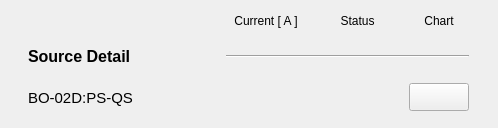
     <widget class="QWidget" name="scrollAreaWidgetContents_13">
      <property name="geometry">
       <rect>
        <x>0</x>
        <y>0</y>
        <width>498</width>
        <height>128</height>
       </rect>
      </property>
      <widget class="QWidget" name="layoutWidget_3">
       <property name="geometry">
        <rect>
         <x>8</x>
         <y>9</y>
         <width>481</width>
         <height>108</height>
        </rect>
       </property>
       <layout class="QGridLayout" name="gridLayout_4">
        <item row="0" column="1">
         <widget class="PyDMLabel" name="PyDMLabel_41">
          <property name="minimumSize">
           <size>
            <width>0</width>
            <height>24</height>
           </size>
          </property>
          <property name="maximumSize">
           <size>
            <width>16777215</width>
            <height>24</height>
           </size>
          </property>
          <property name="toolTip">
           <string/>
          </property>
          <property name="text">
           <string>Current [ A ]</string>
          </property>
          <property name="alignment">
           <set>Qt::AlignCenter</set>
          </property>
         </widget>
        </item>
        <item row="0" column="2">
         <widget class="PyDMLabel" name="PyDMLabel_38">
          <property name="toolTip">
           <string/>
          </property>
          <property name="text">
           <string>Status</string>
          </property>
          <property name="alignment">
           <set>Qt::AlignCenter</set>
          </property>
         </widget>
        </item>
        <item row="0" column="3">
         <widget class="PyDMLabel" name="PyDMLabel_96">
          <property name="toolTip">
           <string/>
          </property>
          <property name="text">
           <string>Chart</string>
          </property>
          <property name="alignment">
           <set>Qt::AlignCenter</set>
          </property>
         </widget>
        </item>
        <item row="1" column="0">
         <widget class="PyDMLabel" name="PyDMLabel_97">
          <property name="minimumSize">
           <size>
            <width>172</width>
            <height>35</height>
           </size>
          </property>
          <property name="maximumSize">
           <size>
            <width>160</width>
            <height>16777215</height>
           </size>
          </property>
          <property name="font">
           <font>
            <pointsize>12</pointsize>
            <weight>75</weight>
            <bold>true</bold>
           </font>
          </property>
          <property name="toolTip">
           <string/>
          </property>
          <property name="text">
           <string>Source Detail</string>
          </property>
         </widget>
        </item>
        <item row="1" column="1" colspan="3">
         <widget class="Line" name="line_8">
          <property name="sizeIncrement">
           <size>
            <width>0</width>
            <height>0</height>
           </size>
          </property>
          <property name="baseSize">
           <size>
            <width>0</width>
            <height>0</height>
           </size>
          </property>
          <property name="autoFillBackground">
           <bool>false</bool>
          </property>
          <property name="frameShadow">
           <enum>QFrame::Sunken</enum>
          </property>
          <property name="lineWidth">
           <number>1</number>
          </property>
          <property name="midLineWidth">
           <number>0</number>
          </property>
          <property name="orientation">
           <enum>Qt::Horizontal</enum>
          </property>
         </widget>
        </item>
        <item row="2" column="0">
         <widget class="PyDMLabel" name="PyDMLabel_98">
          <property name="minimumSize">
           <size>
            <width>172</width>
            <height>35</height>
           </size>
          </property>
          <property name="maximumSize">
           <size>
            <width>172</width>
            <height>16777215</height>
           </size>
          </property>
          <property name="font">
           <font>
            <pointsize>11</pointsize>
           </font>
          </property>
          <property name="toolTip">
           <string/>
          </property>
          <property name="text">
           <string>BO-02D:PS-QS</string>
          </property>
         </widget>
        </item>
        <item row="2" column="1">
         <widget class="PyDMLabel" name="PyDMLabel_57">
          <property name="enabled">
           <bool>true</bool>
          </property>
          <property name="minimumSize">
           <size>
            <width>80</width>
            <height>30</height>
           </size>
          </property>
          <property name="maximumSize">
           <size>
            <width>80</width>
            <height>30</height>
           </size>
          </property>
          <property name="toolTip">
           <string/>
          </property>
          <property name="accessibleDescription">
           <string/>
          </property>
          <property name="layoutDirection">
           <enum>Qt::LeftToRight</enum>
          </property>
          <property name="autoFillBackground">
           <bool>false</bool>
          </property>
          <property name="styleSheet">
           <string notr="true"/>
          </property>
          <property name="frameShape">
           <enum>QFrame::NoFrame</enum>
          </property>
          <property name="frameShadow">
           <enum>QFrame::Sunken</enum>
          </property>
          <property name="alignment">
           <set>Qt::AlignRight|Qt::AlignTrailing|Qt::AlignVCenter</set>
          </property>
          <property name="precision" stdset="0">
           <number>2</number>
          </property>
          <property name="showUnits" stdset="0">
           <bool>false</bool>
          </property>
          <property name="precisionFromPV" stdset="0">
           <bool>false</bool>
          </property>
          <property name="channel" stdset="0">
           <string>BO-02D:PS-QS:Current-Mon</string>
          </property>
         </widget>
        </item>
        <item row="2" column="2">
         <widget class="QLed" name="led_boqs">
          <property name="enabled">
           <bool>true</bool>
          </property>
          <property name="sizePolicy">
           <sizepolicy hsizetype="Maximum" vsizetype="Maximum">
            <horstretch>0</horstretch>
            <verstretch>0</verstretch>
           </sizepolicy>
          </property>
          <property name="minimumSize">
           <size>
            <width>51</width>
            <height>35</height>
           </size>
          </property>
          <property name="maximumSize">
           <size>
            <width>51</width>
            <height>35</height>
           </size>
          </property>
          <property name="toolTip">
           <string/>
          </property>
          <property name="state">
           <bool>false</bool>
          </property>
          <property name="onColor">
           <color>
            <red>0</red>
            <green>140</green>
            <blue>0</blue>
           </color>
          </property>
          <property name="shape">
           <enum>QLed::Circle</enum>
          </property>
         </widget>
        </item>
        <item row="2" column="3">
         <widget class="PyDMPushButton" name="PyDMPushButton_41">
          <property name="minimumSize">
           <size>
            <width>60</width>
            <height>28</height>
           </size>
          </property>
          <property name="maximumSize">
           <size>
            <width>60</width>
            <height>28</height>
           </size>
          </property>
          <property name="toolTip">
           <string/>
          </property>
         </widget>
        </item>
       </layout>
      </widget>
     </widget>
